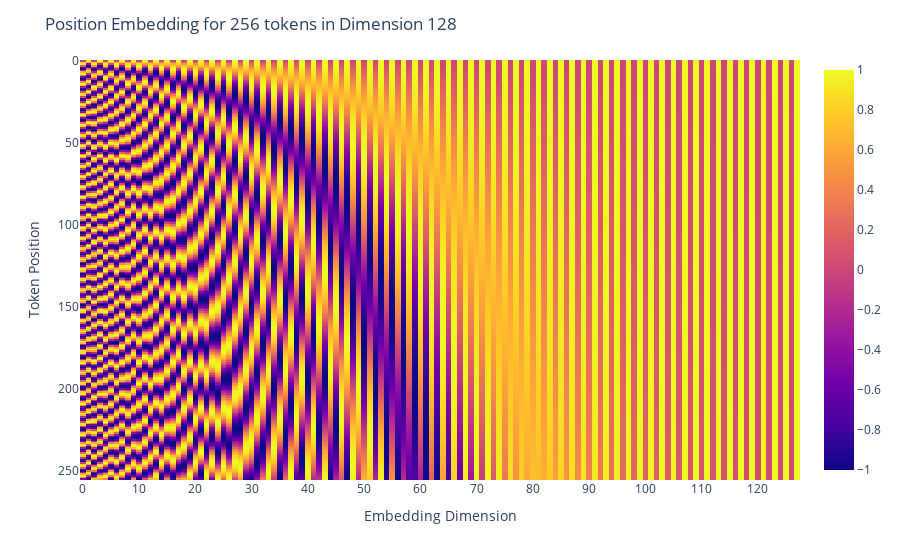

Notebook code for this chart:
### Code cell
tokens = 256
dimensions = 128

pos_encoding = positional_encoding(tokens, dimensions)
print (pos_encoding.shape)
df = pd.DataFrame(pos_encoding[0], columns=np.arange(dimensions))
fig = px.imshow(df, aspect=True)



fig.update_layout(
    xaxis = dict(
        tickmode = 'linear',
        tick0 = 0,
        dtick = 10,
        title='Embedding Dimension'
    ),
    yaxis= dict(
        title='Token Position'
    ),
    title=f"Position Embedding for {tokens} tokens in Dimension {dimensions}"
)

### Figure 1 — Plotly figure (JSON) as saved in the notebook; plotly's stock layout.template omitted (floating-point values rounded to 4 significant figures; data arrays with more than 128 entries replaced by an {"elided": "..."} marker saying what was removed)
{"data": [{"coloraxis": "coloraxis", "hovertemplate": "x: %{x}<br>y: %{y}<br>color: %{z}<extra></extra>", "name": "0", "type": "heatmap", "x": [0, 1, 2, 3, 4, 5, 6, 7, 8, 9, 10, 11, 12, 13, 14, 15, 16, 17, 18, 19, 20, 21, 22, 23, 24, 25, 26, 27, 28, 29, 30, 31, 32, 33, 34, 35, 36, 37, 38, 39, 40, 41, 42, 43, 44, 45, 46, 47, 48, 49, 50, 51, 52, 53, 54, 55, 56, 57, 58, 59, 60, 61, 62, 63, 64, 65, 66, 67, 68, 69, 70, 71, 72, 73, 74, 75, 76, 77, 78, 79, 80, 81, 82, 83, 84, 85, 86, 87, 88, 89, 90, 91, 92, 93, 94, 95, 96, 97, 98, 99, 100, 101, 102, 103, 104, 105, 106, 107, 108, 109, 110, 111, 112, 113, 114, 115, 116, 117, 118, 119, 120, 121, 122, 123, 124, 125, 126, 127], "xaxis": "x", "y": {"elided": "256 int values"}, "yaxis": "y", "z": {"elided": "256x128 float values"}}], "layout": {"coloraxis": {"colorscale": [[0, "#0d0887"], [0.1111, "#46039f"], [0.2222, "#7201a8"], [0.3333, "#9c179e"], [0.4444, "#bd3786"], [0.5556, "#d8576b"], [0.6667, "#ed7953"], [0.7778, "#fb9f3a"], [0.8889, "#fdca26"], [1, "#f0f921"]]}, "margin": {"t": 60}, "title": {"text": "Position Embedding for 256 tokens in Dimension 128"}, "xaxis": {"anchor": "y", "domain": [0, 1], "dtick": 10, "tick0": 0, "tickmode": "linear", "title": {"text": "Embedding Dimension"}}, "yaxis": {"anchor": "x", "autorange": "reversed", "domain": [0, 1], "title": {"text": "Token Position"}}}}
